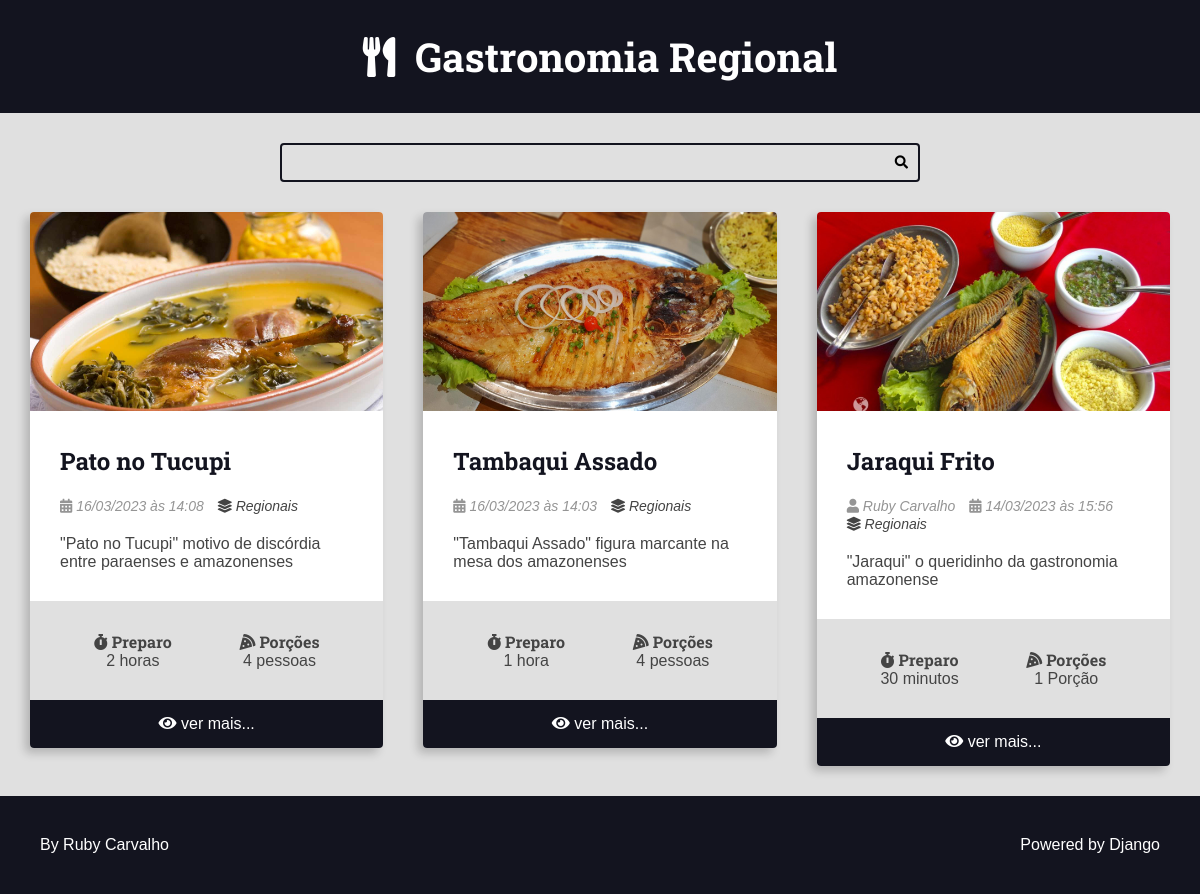
Page /recipes/category/3/ on the committed database.
### recipes/models.py (models this page shows, shortened)
class Recipe(models.Model):
    title = models.CharField(max_length=65)
    description = models.CharField(max_length=165)
    slug = models.SlugField()
    preparation_time = models.IntegerField()
    preparation_time_unit = models.CharField(max_length=65)
    servings = models.IntegerField()
    servings_unit = models.CharField(max_length=65)
    preparation_steps = models.TextField()
    preparation_steps_is_html = models.BooleanField(default=False)
    created_at = models.DateTimeField(auto_now_add=True)
    updated_at = models.DateTimeField(auto_now=True)
    is_published = models.BooleanField(default=False)
    cover = models.ImageField(
        upload_to='recipes/covers/%Y/%m/%d/', blank=True, default='')
    category = models.ForeignKey(
        Category, on_delete=models.SET_NULL, null=True, blank=True,
        default=None
    )
    author = models.ForeignKey(
        User, on_delete=models.SET_NULL, null=True
    )

class Category(models.Model):
    name = models.CharField(max_length=65)

### recipes/views.py (the view)
# urls.py: path('recipes/category/<int:category_id>/',
def category(request, category_id):
    recipes = get_list_or_404(
        Recipe.objects.filter(
            category__id=category_id,
            is_published=True,
        ).order_by('-id')
    )
    return render(request, 'recipes/pages/category.html', context={
        'recipes': recipes,
        'title': f'{recipes[0].category.name} - categoria | '
    })

### recipes/templates/recipes/pages/category.html (shortened to what this page needs)
{% extends 'global/base.html' %}
{% block content %}
<div class="main-content main-content-list container">
    {% for recipe in recipes %}
        {% include 'recipes/partials/recipe.html' %}
    {% endfor %}
</div>
{% endblock content %}

### recipes/templates/recipes/partials/recipe.html (shortened to what this page needs)
<div class="recipe recipe-list-item">
    {% if recipe.cover %}
        <div class="recipe-cover">
            <a href="{% url 'recipes:recipe' recipe.id %}">
                <img src="{{ recipe.cover.url }}" alt="Temporário">
            </a>
        </div>
    {% endif %}
    <div class="recipe-title-container">
        <h2 class="recipe-title">
            <a href="{% url 'recipes:recipe' recipe.id %}">
                {{ recipe.title }}
            </a>
        </h2>
    </div>
    <div class="recipe-author">
        {% if  recipe.author is not None %}
        <span class="recipe-author-item">
            <i class="fas fa-user"></i>
            {% if recipe.author.first_name %}
                {{ recipe.author.first_name }} {{ recipe.author.last_name }}
            {% else %}
                {{ recipe.author.username }}
            {% endif %}
        </span>
        {% endif %}
        <span class="recipe-author-item">
            <i class="fas fa-calendar-alt"></i>
            {{ recipe.created_at|date:"d/m/Y" }} às {{ recipe.created_at|date:"H:i" }}
        </span>
        {% if recipe.category is not None %}
        <span class="recipe-author-item">
            <a href="{% url 'recipes:category' recipe.category.id %}">
                <i class="fas fa-layer-group"></i>
                <span>{{ recipe.category.name }}</span>
            </a>
        </span>
        {% endif %}
    </div>
    <div class="recipe-content">
        <p>{{ recipe.description }}</p>
    </div>
    <div class="recipe-meta-container">
        <div class="recipe-meta recipe-preparation">
            <h3 class="recipe-meta-title"><i class="fas fa-stopwatch"></i> Preparo</h3>
            <div class="recipe-meta-text">
                {{ recipe.preparation_time }} {{ recipe.preparation_time_unit }}
            </div>
        </div>
        <div class="recipe-meta recipe-servings">
            <h3 class="recipe-meta-title"><i class="fas fa-pizza-slice"></i> Porções</h3>
            <div class="recipe-meta-text">
                {{ recipe.servings }} {{ recipe.servings_unit }}
            </div>
        </div>
    </div>
    {% if is_detail_page is not True %}
        <footer class="recipe-footer">
            <a class="recipe-read-more button button-dark button-full-width" href="{% url 'recipes:recipe' recipe.id %}">
                <i class="fas fa-eye"></i>
                <span>ver mais...</span>
            </a>
        </footer>
    {% endif %}
</div>

### recipes/static/recipes/css/styles.css (style rules this page uses)
:root { --color-primary: #269fe6; --color-primary-hover: #2086c2; --color-primary-dark: #13141f; --color-primary-dark-hover: #212336; --color-primary-light: #d4ecfa; --color-primary-light-hover: #bdd8e7; --color-white: #fff; --color-black: #000; --color-dark-text: #444; --color-info-light: #cce5ff; --color-debug-light: #cce5ff; --color-success-light: #d4edda; --color-alert-light: #fff3cd; --color-warning-light: #fff3cd; --color-error-light: #f8d7da; --color-info-dark: #4d86c4; --color-debug-dark: #4d86c4; --color-success-dark: #4a9c5d; --color-alert-dark: #927f40; --color-warning-dark: #927f40; --color-error-dark: #da525d; --color-gray-0: #f9f9f9; --color-gray-1: #e0e0e0; --color-gray-2: #c7c7c7; --color-gray-3: #aeaeae; --color-gray-4: #959595; --color-gray-5: #7d7d7d; --color-gray-6: #646464; --color-gray-7: #4b4b4b; --color-gray-8: #323232; --color-gray-9: #191919; --font-primary: sans-serif; --font-headings: 'Roboto Slab', serif; --spacing-gutter-medium: 3rem; --spacing-gutter-large: 4rem; }
* { padding: 0; margin: 0; box-sizing: border-box; }
html { font-size: 62.5%; }
body { font-size: 1.6rem; font-family: var(--font-primary); background: var(--color-gray-1); color: var(--color-dark-text); }
h1, h2, h3, h4, h5, h6 { font-family: var(--font-headings); }
.container { max-width: 144rem; margin: 0 auto; padding: var(--spacing-gutter-medium); }
.main-content { padding-top: 0; }
.main-content-list { display: grid; grid-template-columns: repeat(auto-fit, minmax(340px, 1fr)); gap: var(--spacing-gutter-large); }
.recipe { background: var(--color-white); box-shadow: -5px 5px 10px rgba(0, 0, 0, 0.2); transform: scale(1); transition: all 300ms ease-in-out; border-radius: 0.4rem; overflow: hidden; }
.recipe img { max-width: 100%; }
.recipe-list-item { max-width: 64rem; height: fit-content; }
.recipe-title-container { padding: var(--spacing-gutter-medium); padding-bottom: 2rem; }
.recipe-title-container a { text-decoration: none; color: var(--color-primary-dark); }
.recipe-author { padding: 0 var(--spacing-gutter-medium); }
.recipe-content { padding: var(--spacing-gutter-medium); padding-top: 2rem; }
.recipe-author-item { color: var(--color-gray-4); margin-right: 1rem; font-style: italic; font-size: 1.4rem; }
.recipe-author a { color: var(--color-dark-text); transition: all 300ms ease-in-out; text-decoration: none; }
.recipe-meta-container { display: flex; flex-flow: row wrap; padding: var(--spacing-gutter-medium); background: var(--color-gray-1); }
.recipe-meta { display: flex; flex-flow: column nowrap; flex-shrink: 1; flex-grow: 1; text-align: center; }
.recipe-meta-title { font-size: 1.6rem; }
.recipe-footer a { background: var(--color-primary-dark); display: block; color: var(--color-white); text-decoration: none; text-align: center; padding: 1.5rem var(--spacing-gutter-medium); transition: all 300ms ease-in-out; }

### rows in the picture
Recipe: cover (picture), title "Pato no Tucupi", created_at "16/03/2023", created_at "14:08", category.name "Regionais", description "\"Pato no Tucupi\" motivo de discórdia entre paraenses e amazonenses", preparation_time "2", preparation_time_unit "horas", servings "4", servings_unit "pessoas"
Recipe: cover (picture), title "Tambaqui Assado", created_at "16/03/2023", created_at "14:03", category.name "Regionais", description "\"Tambaqui Assado\" figura marcante na mesa dos amazonenses", preparation_time "1", preparation_time_unit "hora", servings "4", servings_unit "pessoas"
Recipe: cover (picture), title "Jaraqui Frito", author.first_name "Ruby", author.last_name "Carvalho", created_at "14/03/2023", created_at "15:56", category.name "Regionais", description "\"Jaraqui\" o queridinho da gastronomia amazonense", preparation_time "30", preparation_time_unit "minutos", servings "1", servings_unit "Porção"
